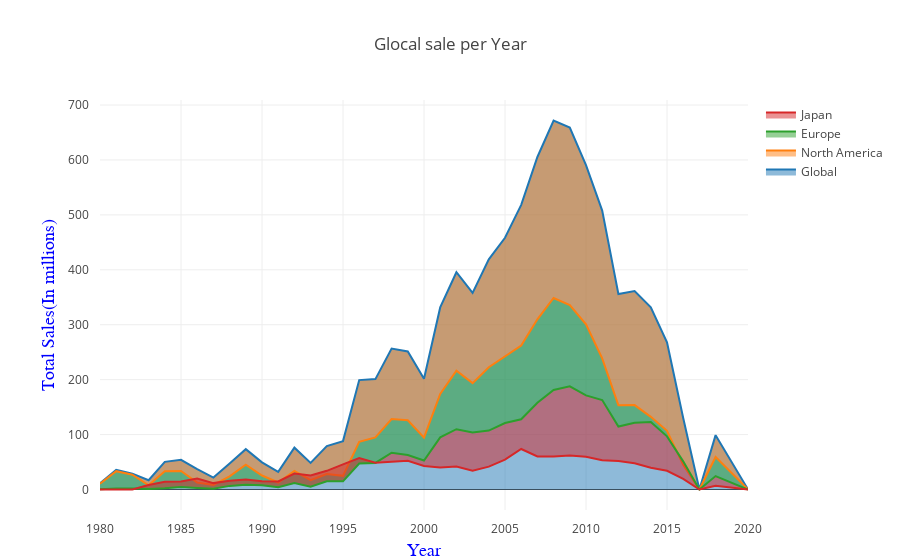

Notebook code cell kept with this figure:
### Code cell
trace1 = go.Scatter(
    x=top_sale_global.index,
    y = top_sale_global['Global_Sales'].tolist(),
    fill='tonexty',
    name = 'Global',
)
trace2 = go.Scatter(
    x=top_sale_na.index,
    y = top_sale_na['NA_Sales'].tolist(),
    fill='tonexty',
    name = 'North America',
)

trace3 = go.Scatter(
    x=top_sale_eu.index,
    y = top_sale_eu['EU_Sales'].tolist(),
    fill='tonexty',
    name = 'Europe',
)

trace4 = go.Scatter(
    x=top_sale_jp.index,
    y = top_sale_jp['JP_Sales'].tolist(),
    fill='tonexty',
    name = 'Japan'
)


data = [trace1, trace2,trace3,trace4]

layout = go.Layout(title='Glocal sale per Year',
                  xaxis = dict(
                          title = 'Year',
                            titlefont = dict(
                                        family = 'Courier New, monospace',
                                        size = 18,
                                        color = '#0000FF'
                                            )
                  
                              ),
                   yaxis = dict(
                          title = 'Total Sales(In millions)',
                            titlefont = dict(
                                        family = 'Courier New, monospace',
                                        size = 18,
                                        color = '#0000FF'
                                        )
                               )
                  ,margin=go.layout.Margin(
        l=100,
        r=100,
        b=50,
        t=100,
        pad=10
    )
                   
                   
                  )



fig = go.Figure(data=data,layout=layout)
config={'showLink': False}
iplot(fig,filename='grouped bar',config=config)

### Figure 1 — Plotly figure (JSON) as saved in the notebook; plotly's stock layout.template omitted (floating-point values rounded to 4 significant figures)
{"data": [{"fill": "tonexty", "name": "Global", "type": "scatter", "uid": "7c12ee72-c37d-4e13-93df-65b2a3f2f58d", "x": [1980, 1981, 1982, 1983, 1984, 1985, 1986, 1987, 1988, 1989, 1990, 1991, 1992, 1993, 1994, 1995, 1996, 1997, 1998, 1999, 2000, 2001, 2002, 2003, 2004, 2005, 2006, 2007, 2008, 2009, 2010, 2011, 2012, 2013, 2014, 2015, 2016, 2017, 2018, 2020], "y": [11.38, 35.77, 28.86, 16.79, 50.36, 53.94, 37.07, 21.74, 47.22, 73.45, 49.39, 32.23, 76.17, 48.4, 79.18, 88.11, 199.1, 201.0, 256.4, 251.3, 201.6, 331.5, 395.5, 357.8, 419.0, 458.3, 518.2, 605.4, 671.8, 658.9, 590.6, 507.8, 355.8, 361.2, 331.5, 268.0, 130.1, 0.06, 98.96, 0.29]}, {"fill": "tonexty", "name": "North America", "type": "scatter", "uid": "230a48b7-c141-4dba-90f9-132fd9c9eeec", "x": [1980, 1981, 1982, 1983, 1984, 1985, 1986, 1987, 1988, 1989, 1990, 1991, 1992, 1993, 1994, 1995, 1996, 1997, 1998, 1999, 2000, 2001, 2002, 2003, 2004, 2005, 2006, 2007, 2008, 2009, 2010, 2011, 2012, 2013, 2014, 2015, 2016, 2017, 2018, 2020], "y": [10.59, 33.4, 26.92, 7.76, 33.28, 33.73, 12.5, 8.46, 23.87, 45.15, 25.46, 12.76, 33.89, 16.9, 28.16, 24.83, 86.76, 94.75, 128.4, 126.1, 94.5, 174.0, 216.2, 193.6, 222.5, 242.2, 262.1, 309.9, 348.7, 335.5, 300.6, 238.8, 153.3, 153.6, 132.3, 106.9, 44.93, 0, 59.15, 0.27]}, {"fill": "tonexty", "name": "Europe", "type": "scatter", "uid": "d38f687f-3ae1-41c1-9298-7b26738ce227", "x": [1980, 1981, 1982, 1983, 1984, 1985, 1986, 1987, 1988, 1989, 1990, 1991, 1992, 1993, 1994, 1995, 1996, 1997, 1998, 1999, 2000, 2001, 2002, 2003, 2004, 2005, 2006, 2007, 2008, 2009, 2010, 2011, 2012, 2013, 2014, 2015, 2016, 2017, 2018, 2020], "y": [0.67, 1.96, 1.65, 0.8, 2.1, 4.74, 2.84, 1.41, 6.59, 8.44, 7.63, 3.95, 11.71, 5.18, 14.88, 14.9, 47.26, 48.32, 66.9, 62.67, 52.77, 94.89, 109.8, 103.8, 107.3, 121.1, 127.9, 157.8, 181.1, 187.9, 171.4, 163.0, 114.6, 121.6, 122.7, 96.72, 51.22, 0, 24.46, 0]}, {"fill": "tonexty", "name": "Japan", "type": "scatter", "uid": "5de89d51-6b41-4f4f-be89-d7df1e0b73e5", "x": [1980, 1981, 1982, 1983, 1984, 1985, 1986, 1987, 1988, 1989, 1990, 1991, 1992, 1993, 1994, 1995, 1996, 1997, 1998, 1999, 2000, 2001, 2002, 2003, 2004, 2005, 2006, 2007, 2008, 2009, 2010, 2011, 2012, 2013, 2014, 2015, 2016, 2017, 2018, 2020], "y": [0, 0, 0, 8.1, 14.27, 14.56, 19.81, 11.63, 15.76, 18.36, 14.88, 14.78, 28.91, 25.36, 33.99, 45.75, 57.44, 48.87, 50.04, 52.34, 42.77, 39.86, 41.76, 34.2, 41.65, 54.27, 73.74, 60.29, 60.25, 61.89, 59.49, 53.07, 51.8, 47.69, 39.69, 34.09, 19.31, 0.06, 6.7, 0]}], "layout": {"margin": {"b": 50, "l": 100, "pad": 10, "r": 100, "t": 100}, "title": "Glocal sale per Year", "xaxis": {"title": "Year", "titlefont": {"color": "#0000FF", "family": "Courier New, monospace", "size": 18}}, "yaxis": {"title": "Total Sales(In millions)", "titlefont": {"color": "#0000FF", "family": "Courier New, monospace", "size": 18}}}}
